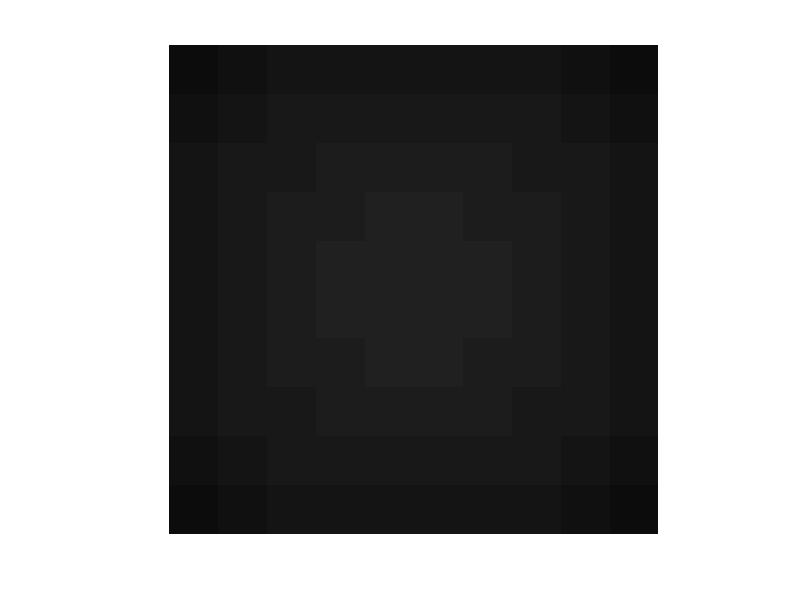

This chart was generated by the following MATLAB code: (Note: this script raises an error after producing the figure.)
im = 10*fspecial('gaussian',10,5);
[r,c] = size(im);
% [circX, circY] = drawSolidCircle([11,11], 5, [r,c]);
% idx = sub2ind(size(im),circY(:),circX(:));
% im(idx) = 1;

figure
imshow(im)

tic
pairwise1 = full(setSmoothness2Dfunc(im,1,0.01,'4nbh'));
toc
tic
pairwise2 = full(setSmoothness2D_split(im,1,00.01));
toc
figure
imshow(pairwise1,[])
figure
imshow(pairwise2,[])